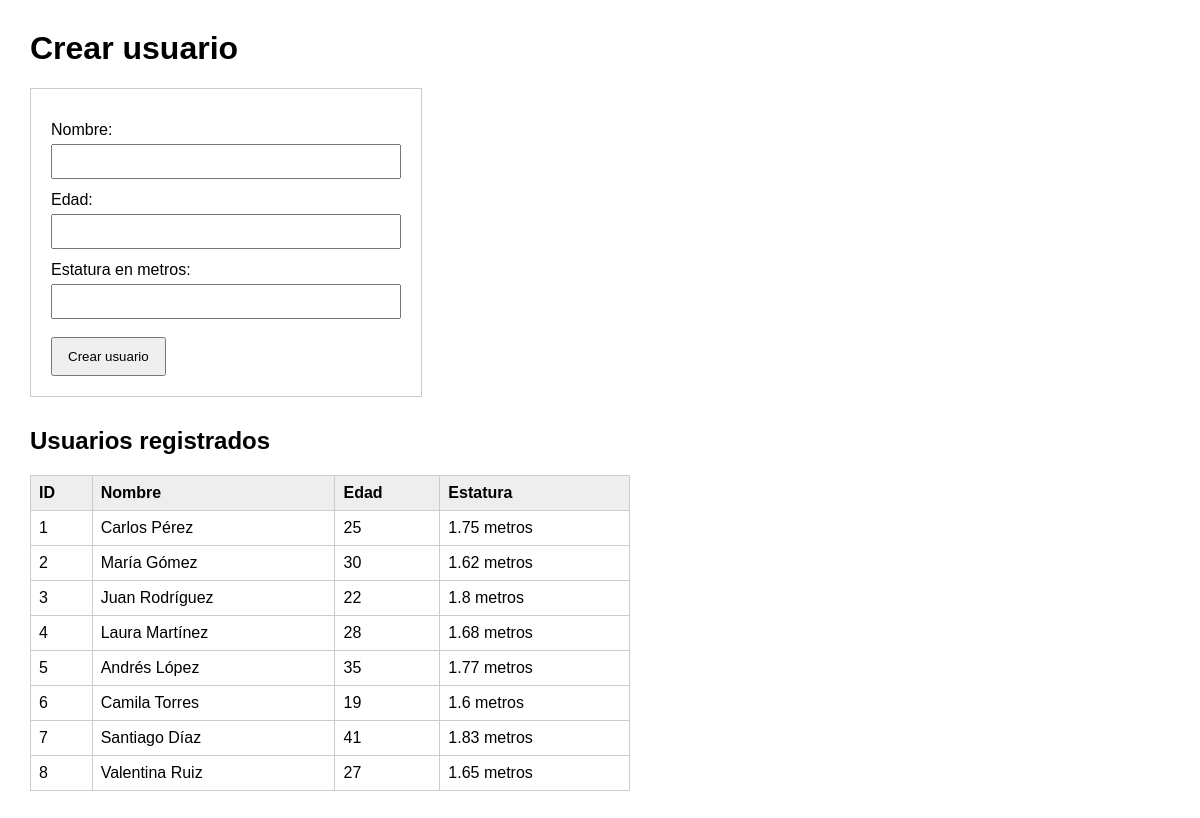
The page / on the database its author committed.
### tables this page shows
CREATE TABLE `personas` (
  `id` int(11) NOT NULL,
  `nombre` text NOT NULL,
  `edad` int(11) NOT NULL,
  `estatura` float NOT NULL
);

### controlador/personas_controlador.php (called while the page is built, shortened)
<?php
require_once "modelo/personas_modelo.php";
$per = new personas_modelo();
$datos = $per->get_personas();
require_once "vistas/personas_vista2.php";
?>

### index.php (called while the page is built)
<?php
require_once "db/db.php";
require_once "controlador/personas_controlador.php";
?>

### db/db.php (called while the page is built)
<?php
class Conectar
{
    public static function conexion()
    {
        $conexion = new mysqli("localhost", "root", "", "patronmvc");
        $conexion->query("SET NAMES 'utf8'");
        return $conexion;
    }
}
?>

### modelo/personas_modelo.php (called while the page is built, shortened)
<?php
class personas_modelo
{
    private $db;
    private $personas;
    public function __construct()
    {
        $this->db = Conectar::conexion();
        $this->personas = [];
    }
    public function get_personas()
    {
        $consulta = $this->db->query("select * from personas;");
        while ($filas = $consulta->fetch_assoc()) {
            $this->personas[] = $filas;
        }
        return $this->personas;
    }
}
?>

### vistas/personas_vista2.php (the view, shortened to what this page needs)
<!DOCTYPE html>
<html lang="es">
<head>
    <link rel="stylesheet" type="text/css" href="index.css" />
</head>
<body>
    <h1>Crear usuario</h1>
        <form method="POST" action="index.php">
            <label for="nombre">Nombre:</label>
            <input
                type="text"
                id="nombre"
                name="nombre"
                maxlength="100"
                required
            >
            <label for="edad">Edad:</label>
            <input
                type="number"
                id="edad"
                name="edad"
                min="1"
                max="120"
                required
            >
            <label for="estatura">Estatura en metros:</label>
            <input
                type="number"
                id="estatura"
                name="estatura"
                min="0.5"
                max="2.5"
                step="0.01"
                required
            >
            <button type="submit">
                Crear usuario
            </button>
        </form>
        <h2>Usuarios registrados</h2>
        <table>
            <thead>
                <tr>
                    <th>ID</th>
                    <th>Nombre</th>
                    <th>Edad</th>
                    <th>Estatura</th>
                </tr>
            </thead>
            <tbody>
                <?php foreach ($datos as $dato): ?>
                    <tr>
                        <td>
                            <?= htmlspecialchars($dato["id"], ENT_QUOTES, "UTF-8") ?>
                        </td>
                        <td>
                            <?= htmlspecialchars($dato["nombre"], ENT_QUOTES, "UTF-8") ?>
                        </td>
                        <td>
                            <?= htmlspecialchars($dato["edad"], ENT_QUOTES, "UTF-8") ?>
                        </td>
                        <td>
                            <?= htmlspecialchars($dato["estatura"], ENT_QUOTES, "UTF-8") ?>
                            metros
                        </td>
                    </tr>
                <?php endforeach; ?>
            </tbody>
        </table>
</body>
</html>

### index.css (style rules this page uses)
body { font-family: Arial, sans-serif; margin: 30px; }
form { width: 350px; padding: 20px; border: 1px solid #ccc; margin-bottom: 30px; }
label { display: block; margin-top: 12px; }
input { width: 100%; padding: 8px; margin-top: 5px; box-sizing: border-box; }
button { margin-top: 18px; padding: 10px 15px; cursor: pointer; }
table { border-collapse: collapse; width: 600px; }
th, td { border: 1px solid #ccc; padding: 8px; text-align: left; }
th { background-color: #eee; }

### rows shown on the page
personas: id "1", nombre "Carlos Pérez", edad "25", estatura "1.75"
personas: id "2", nombre "María Gómez", edad "30", estatura "1.62"
personas: id "3", nombre "Juan Rodríguez", edad "22", estatura "1.8"
personas: id "4", nombre "Laura Martínez", edad "28", estatura "1.68"
personas: id "5", nombre "Andrés López", edad "35", estatura "1.77"
personas: id "6", nombre "Camila Torres", edad "19", estatura "1.6"
personas: id "7", nombre "Santiago Díaz", edad "41", estatura "1.83"
personas: id "8", nombre "Valentina Ruiz", edad "27", estatura "1.65"
